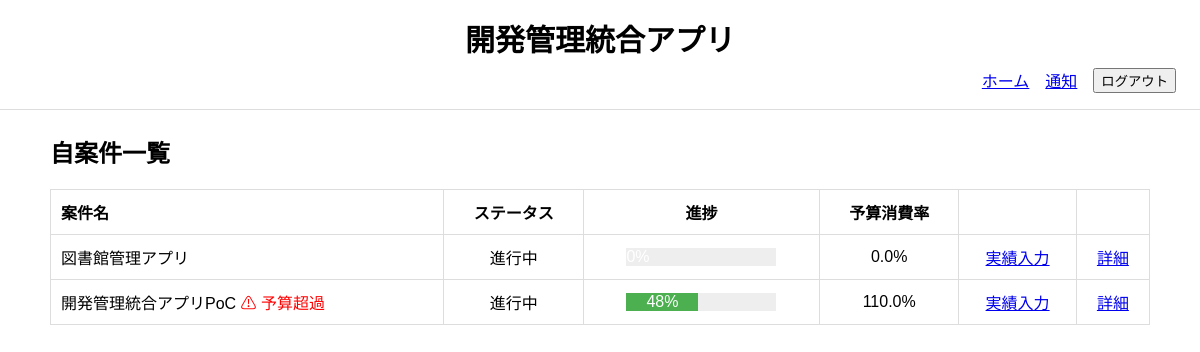
Screenshot of /projects/ (signed in) with the database file from the repository.
### project_management_app/models.py (models this page shows, shortened)
class Project(models.Model):
    class Status(models.TextChoices):
        DRAFT = "draft", "下書き"
        PENDING_MANAGER = "pending_manager", "部門承認待ち"
        PENDING_HQ = "pending_hq", "本部承認待ち"
        APPROVED = "approved", "承認済"
        IN_PROGRESS = "in_progress", "進行中"
        COMPLETED = "completed", "完了"
        REJECTED = "rejected", "却下"
    name = models.CharField("案件名", max_length=200)
    description = models.TextField("目的・概要")
    applicant = models.ForeignKey(
        CustomUser,
        verbose_name="案件担当者",
        on_delete=models.SET_NULL,
        null=True,
        blank=True,
        related_name="applied_projects"
    )
    department = models.ForeignKey(
        Department,
        verbose_name="担当部門",
        on_delete=models.PROTECT,
        related_name="projects",
    )
    estimated_budget = models.DecimalField(
        "予算額", max_digits=12, decimal_places=0
        )
    progress_rate = models.PositiveIntegerField(
        "全体進捗率",
        default=0,
        validators=[MinValueValidator(0), MaxValueValidator(100)]
    )
    status = models.CharField(
        "ステータス",
        max_length=30,
        choices=Status.choices,
        default=Status.DRAFT
    )
    submitted_at = models.DateField("申請日", null=True, blank=True)
    start_date = models.DateField("開始日", null=True, blank=True)
    due_date = models.DateField("期限", null=True, blank=True)
    approved_at = models.DateField("最終承認日", null=True, blank=True)
    completed_at = models.DateField("完了日", null=True, blank=True)
    created_at = models.DateTimeField("作成日時", auto_now_add=True)
    updated_at = models.DateTimeField("更新日時", auto_now=True)
    class Meta:
        verbose_name = "案件"
        verbose_name_plural = "案件"
        ordering = ["-created_at"]
    @property
    def total_actual_amount(self):
        return (
            self.budget_records.aggregate(
                total=Sum("amount")
            )["total"] or 0
        )
    @property
    def consumption_rate(self):
        if not self.estimated_budget:
            return 0
        return round(
            (self.total_actual_amount / self.estimated_budget) * 100, 1
        )
    @property
    def is_over_budget(self):
        return self.total_actual_amount > self.estimated_budget

### project_management_app/views.py (the view)
# urls.py: path("projects/", MyProjectListView.as_view(), name="my_projects"),
class MyProjectListView(LoginRequiredMixin, ListView):
    model = Project
    template_name = "project_management_app/my_projects.html"
    context_object_name = "projects"
    def get_queryset(self):
        return (
            Project.objects.filter(
                applicant=self.request.user
            )
            .select_related("department")
            .order_by("-created_at")
        )

### project_management_app/context_processors.py (called while the page is built)
def notification_count(request):
    if request.user.is_authenticated:
        count = Notification.objects.filter(
            recipient=request.user,
            is_read=False
        ).count()
    else:
        count = 0
    return {
        "unread_notification_count": count
    }

def pending_approval_count(request):
    if request.user.is_authenticated:
        if request.user.role == "manager":
            count = Project.objects.filter(
                department=request.user.department,
                status=Project.Status.PENDING_MANAGER
            ).count()
        elif request.user.role == "hq":
            count = Project.objects.filter(
                status=Project.Status.PENDING_HQ
            ).count()
        else:
            count = 0
    else:
        count = 0
    return {
        "pending_approval_count": count
    }

### project_management_app/templates/project_management_app/my_projects.html (shortened to what this page needs)
{% extends "project_management_app/base.html" %}
{% block content %}
<h2>自案件一覧</h2>
<table>
    <tr>
        <th>案件名</th>
        <th>ステータス</th>
        <th>進捗</th>
        <th>予算消費率</th>
        <th></th>
        <th></th>
    </tr>
    {% for project in projects %}
    <tr>
        <td>
            {{ project.name }}
            {% if project.is_over_budget %}
                <span style="color: red;">⚠ 予算超過</span>
            {% endif %}
        </td>
        <td>{{ project.get_status_display }}</td>
        <td style="text-align:center;">
            <div style="background:#eee; width:150px; display:inline-block;">
                <div style="
                    background:#4caf50;
                    width:{{ project.progress_rate }}%;
                    text-align:center;
                    color:white;
                ">
                    {{ project.progress_rate }}%
                </div>
            </div>
        </td>
        <td>{{ project.consumption_rate }}%</td>
        <td>
            <a href="{% url 'budget_record_add' project.pk %}">
                実績入力
            </a>
        </td>
        <td>
            <a href="{% url 'project_detail' project.pk %}">
                詳細
            </a>
        </td>
    </tr>
    {% endfor %}
</table>
{% endblock %}

### project_management_app/static/project_management_app/base.css (style rules this page uses)
body { font-family: sans-serif; margin: 0; }
table { width: 100%; border-collapse: collapse; }
th, td { text-align: center; vertical-align: middle; padding: 10px; border: 1px solid #ddd; }
th:first-child, td:first-child { text-align: left; }

### rows the page displays
Project: name "図書館管理アプリ", status "進行中", consumption_rate "0.0"
Project: name "開発管理統合アプリPoC", shows "⚠ 予算超過", status "進行中", progress_rate "48", consumption_rate "110.0"
